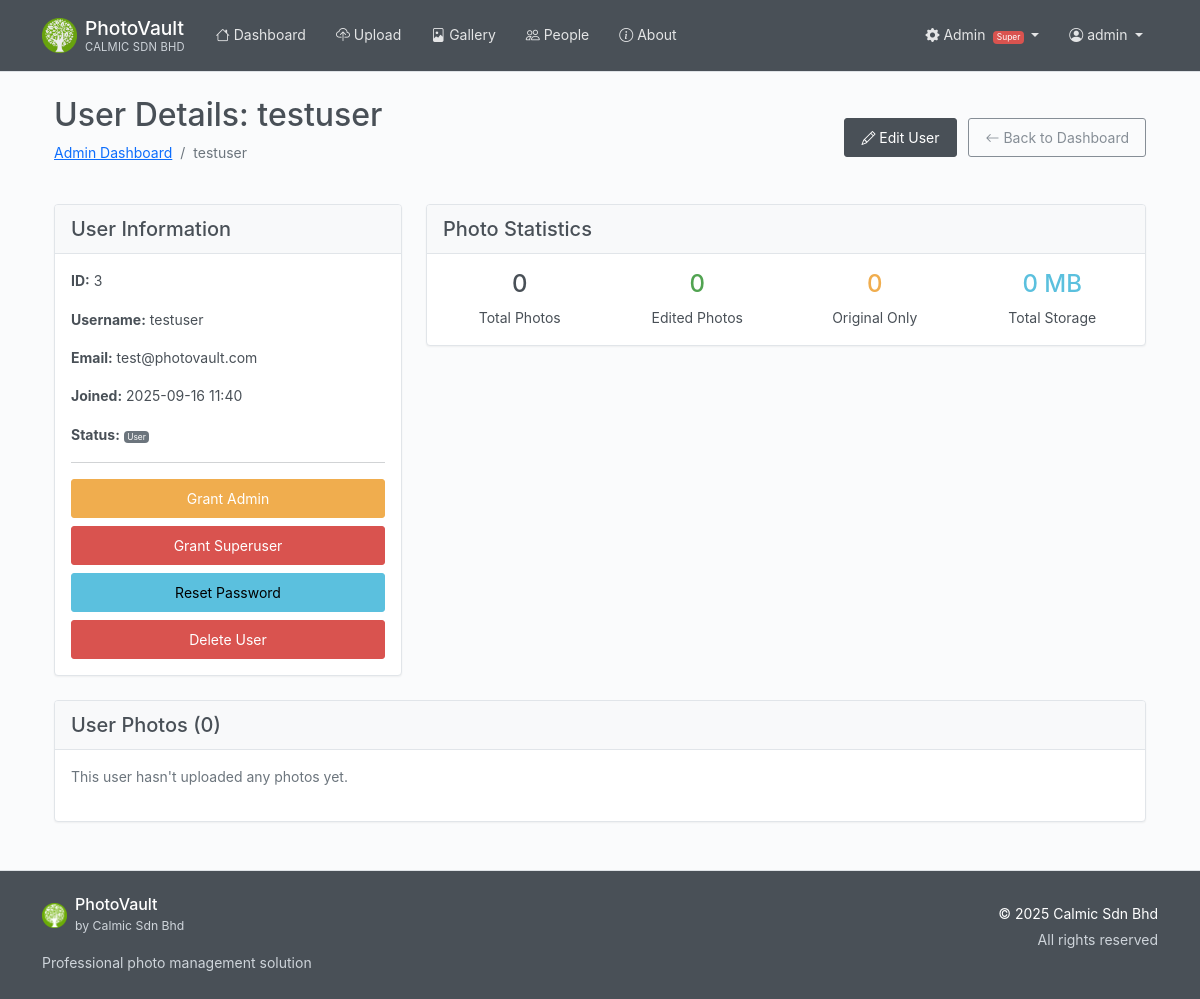
The app's page /admin/user/3 (signed in) with its own data.
### photovault/models/__init__.py (models this page shows, shortened)
class User(UserMixin, db.Model):
    id = db.Column(db.Integer, primary_key=True)
    username = db.Column(db.String(80), unique=True, nullable=False)
    email = db.Column(db.String(120), unique=True, nullable=False)
    password_hash = db.Column(db.String(255), nullable=False)
    created_at = db.Column(db.DateTime, default=datetime.utcnow)
    is_active = db.Column(db.Boolean, default=True)
    is_admin = db.Column(db.Boolean, default=False, nullable=False)
    is_superuser = db.Column(db.Boolean, default=False, nullable=False)
    photos = db.relationship('Photo', backref='user', lazy=True, cascade='all, delete-orphan')
    albums = db.relationship('Album', backref='user', lazy=True, cascade='all, delete-orphan')
    people = db.relationship('Person', backref='user', lazy=True, cascade='all, delete-orphan')

### photovault/routes/admin.py (the view)
    def wrap(*args, **kwargs):
        if not current_user.is_authenticated or not (current_user.is_admin or current_user.is_superuser):
            logger.warning(f"Unauthorized admin access attempt by user {current_user.id if current_user.is_authenticated else 'anonymous'}")
            flash("You do not have permission to access that page.", "danger")
            abort(403)  # Forbidden
        return f(*args, **kwargs)

### photovault/templates/admin/user_detail.html (shortened to what this page needs)
{% extends "base.html" %}
{% block content %}
<div class="container mt-4">
    <div class="d-flex justify-content-between align-items-center mb-4">
        <div>
            <h2>User Details: {{ user.username }}</h2>
            <nav aria-label="breadcrumb">
                <ol class="breadcrumb">
                    <li class="breadcrumb-item"><a href="{{ url_for('admin.dashboard') }}">Admin Dashboard</a></li>
                    <li class="breadcrumb-item active">{{ user.username }}</li>
                </ol>
            </nav>
        </div>
        <div>
            <a href="{{ url_for('admin.edit_user', user_id=user.id) }}" class="btn btn-primary me-2">
                <i class="bi bi-pencil"></i> Edit User
            </a>
            <a href="{{ url_for('admin.dashboard') }}" class="btn btn-outline-secondary">
                <i class="bi bi-arrow-left"></i> Back to Dashboard
            </a>
        </div>
    </div>
    <div class="row">
        <div class="col-md-4 mb-4">
            <div class="card">
                <div class="card-header">
                    <h5 class="mb-0">User Information</h5>
                </div>
                <div class="card-body">
                    <p><strong>ID:</strong> {{ user.id }}</p>
                    <p><strong>Username:</strong> {{ user.username }}</p>
                    <p><strong>Email:</strong> {{ user.email }}</p>
                    <p><strong>Joined:</strong> {{ user.created_at.strftime('%Y-%m-%d %H:%M') if user.created_at else 'N/A' }}</p>
                    <p><strong>Status:</strong>
                        {% if user.is_superuser %}
                            <span class="badge bg-danger">Superuser</span>
                        {% elif user.is_admin %}
                            <span class="badge bg-warning">Admin</span>
                        {% else %}
                            <span class="badge bg-secondary">User</span>
                        {% endif %}
                    </p>
                    {% if current_user.is_superuser and user.id != current_user.id %}
                    <hr>
                    <div class="d-grid gap-2">
                        {% if not user.is_superuser %}
                        <form method="post" action="{{ url_for('admin.toggle_admin', user_id=user.id) }}">
                            <button type="submit" class="btn btn-warning btn-sm w-100"
                                    onclick="return confirm('Toggle admin status for {{ user.username }}?')">
                                {% if user.is_admin %}Revoke Admin{% else %}Grant Admin{% endif %}
                            </button>
                        </form>
                        <form method="post" action="{{ url_for('admin.toggle_superuser', user_id=user.id) }}">
                            <button type="submit" class="btn btn-danger btn-sm w-100"
                                    onclick="return confirm('Toggle superuser status for {{ user.username }}?')">
                                {% if user.is_superuser %}Revoke Superuser{% else %}Grant Superuser{% endif %}
                            </button>
                        </form>
                        {% endif %}
                        <button type="button" class="btn btn-info btn-sm w-100" data-bs-toggle="modal" data-bs-target="#resetPasswordModal">
                            Reset Password
                        </button>
                        {% if not user.is_superuser %}
                        <form method="post" action="{{ url_for('admin.delete_user', user_id=user.id) }}">
                            <button type="submit" class="btn btn-danger btn-sm w-100"
                                    onclick="return confirm('Delete user {{ user.username }} and all their photos? This action cannot be undone!')">
                                Delete User
                            </button>
                        </form>
                        {% endif %}
                    </div>
                    {% endif %}
                </div>
            </div>
        </div>
        <div class="col-md-8 mb-4">
            <div class="card">
                <div class="card-header">
                    <h5 class="mb-0">Photo Statistics</h5>
                </div>
                <div class="card-body">
                    <div class="row">
                        <div class="col-md-3 text-center">
                            <h4 class="text-primary">{{ user_stats.total_photos }}</h4>
                            <p class="mb-0">Total Photos</p>
                        </div>
                        <div class="col-md-3 text-center">
                            <h4 class="text-success">{{ user_stats.edited_photos }}</h4>
                            <p class="mb-0">Edited Photos</p>
                        </div>
                        <div class="col-md-3 text-center">
                            <h4 class="text-warning">{{ user_stats.original_photos }}</h4>
                            <p class="mb-0">Original Only</p>
                        </div>
                        <div class="col-md-3 text-center">
                            <h4 class="text-info">{{ user_stats.total_size_mb }} MB</h4>
                            <p class="mb-0">Total Storage</p>
                        </div>
                    </div>
                </div>
            </div>
        </div>
    </div>
    <div class="card">
        <div class="card-header">
            <h5 class="mb-0">User Photos ({{ user_stats.total_photos }})</h5>
        </div>
        <div class="card-body">
            {% if photos %}
            <div class="row">
                {% for photo in photos %}
                <div class="col-md-3 col-sm-4 col-6 mb-3">
                    <div class="card h-100">
                        {% set display_filename = photo.edited_filename if photo.edited_filename else photo.filename %}
                        <img src="{{ url_for('static', filename='uploads/' + display_filename) }}"
                             class="card-img-top"
                             alt="{{ photo.original_filename }}"
                             style="height: 150px; object-fit: cover;">
                        <div class="card-body p-2">
                            <p class="card-text small mb-1">
                                {{ photo.original_filename[:20] }}{% if photo.original_filename|length > 20 %}...{% endif %}
                            </p>
                            <div class="d-flex justify-content-between align-items-center">
                                <small class="text-muted">{{ photo.uploaded_at.strftime('%m/%d/%y') }}</small>
                                {% if photo.edited_filename %}
                                    <span class="badge bg-success">Edited</span>
                                {% else %}
                                    <span class="badge bg-secondary">Original</span>
                                {% endif %}
                            </div>
                            <div class="mt-2">
                                <form method="post" action="{{ url_for('admin.delete_photo', photo_id=photo.id) }}" style="display: inline;">
                                    <button type="submit" class="btn btn-outline-danger btn-sm"
                                            onclick="return confirm('Delete this photo?')"
                                            title="Delete Photo">
                                        <i class="bi bi-trash"></i>
                                    </button>
                                </form>
                                <a href="{{ url_for('photo.download', photo_id=photo.id) }}"
                                   class="btn btn-outline-primary btn-sm" title="Download">
                                    <i class="bi bi-download"></i>
                                </a>
                            </div>
                        </div>
                    </div>
                </div>
                {% endfor %}
            </div>
            {% else %}
            <p class="text-muted">This user hasn't uploaded any photos yet.</p>
            {% endif %}
        </div>
    </div>
</div>
{% endblock %}

### photovault/templates/base.html (shortened to what this page needs)
<!DOCTYPE html>
<html lang="en">
<head>
    <link href="https://cdn.jsdelivr.net/npm/bootstrap@5.1.3/dist/css/bootstrap.min.css" rel="stylesheet"
>
    <link rel="stylesheet" href="https://cdn.jsdelivr.net/npm/bootstrap-icons@1.11.3/font/bootstrap-icons.css">
    <link rel="stylesheet" href="{{ url_for('static', filename='css/style.css') }}">
</head>
<body>
    <nav class="navbar navbar-expand-lg navbar-dark" role="navigation" aria-label="Main navigation">
        <div class="container">
            <a class="navbar-brand d-flex align-items-center" href="{{ url_for('main.index') }}" aria-label="PhotoVault Home">
                <div class="logo-container me-2 d-flex align-items-center">
                    <img src="{{ url_for('static', filename='img/calmic-logo.png') }}"
                         alt="Calmic Logo"
                         height="35"
                         class="logo-img"
                         onload="this.parentNode.querySelector('.logo-fallback').style.display='none';"
                         onerror="this.style.display='none'; this.parentNode.querySelector('.logo-fallback').style.display='flex';">
                </div>
                <div class="brand-text">
                    <div class="brand-name">{{ app_title if app_title else 'PhotoVault' }}</div>
                    <div class="company-name">{{ company_info.name if company_info else 'Calmic Sdn Bhd' }}</div>
                </div>
            </a>
            <div class="collapse navbar-collapse" id="navbarNav">
                {% if current_user.is_authenticated %}
                <div class="navbar-nav me-auto">
                    <a class="nav-link {{ 'active' if request.endpoint == 'main.dashboard' }}"
                       href="{{ url_for('main.dashboard') }}" aria-current="{% if request.endpoint == 'main.dashboard' %}page{% endif %}">
                        <i class="bi bi-house" aria-hidden="true"></i> Dashboard
                    </a>
                    <a class="nav-link {{ 'active' if request.endpoint == 'photo.upload_photo' }}"
                       href="/upload" aria-current="{% if request.endpoint == 'photo.upload_photo' %}page{% endif %}">
                        <i class="bi bi-cloud-upload" aria-hidden="true"></i> Upload
                    </a>
                    <a class="nav-link"
                       href="/gallery" aria-current="page">
                        <i class="bi bi-file-image" aria-hidden="true"></i> Gallery
                    </a>
                    <a class="nav-link {{ 'active' if request.endpoint == 'main.people' }}"
                       href="{{ url_for('main.people') }}" aria-current="{% if request.endpoint == 'main.people' %}page{% endif %}">
                        <i class="bi bi-people" aria-hidden="true"></i> People
                    </a>
                    <a class="nav-link {{ 'active' if request.endpoint == 'main.about' }}"
                       href="{{ url_for('main.about') }}" aria-current="{% if request.endpoint == 'main.about' %}page{% endif %}">
                        <i class="bi bi-info-circle" aria-hidden="true"></i> About
                    </a>
                </div>
                <div class="navbar-nav ms-auto">
                    {% if current_user.is_admin or current_user.is_superuser %}
                    <div class="nav-item dropdown">
                        <a class="nav-link dropdown-toggle" href="#" id="adminDropdown" role="button"
                           data-bs-toggle="dropdown" aria-expanded="false" aria-label="Admin menu">
                            <i class="bi bi-gear-fill" aria-hidden="true"></i> Admin
                            {% if current_user.is_superuser %}
                                <span class="badge bg-danger ms-1" aria-label="Superuser role">Super</span>
                            {% else %}
                                <span class="badge bg-warning ms-1" aria-label="Admin role">Admin</span>
                            {% endif %}
                        </a>
                    </div>
                    {% endif %}
                    <div class="nav-item dropdown">
                        <a class="nav-link dropdown-toggle" href="#" id="userDropdown" role="button"
                           data-bs-toggle="dropdown" aria-expanded="false" aria-label="User menu for {{ current_user.username }}">
                            <i class="bi bi-person-circle" aria-hidden="true"></i>
                            <span class="d-none d-sm-inline">{{ current_user.username }}</span>
                        </a>
                    </div>
                </div>
                {% endif %}
            </div>
        </div>
    </nav>
    <main class="container my-4" id="main-content" role="main">
        {% block content %}{% endblock %}
    </main>
    <footer class="py-4 mt-5" role="contentinfo">
        <div class="container">
            <div class="row">
                <div class="col-md-6 mb-3 mb-md-0">
                    <div class="d-flex align-items-center mb-3">
                        <div class="footer-logo-container me-2 d-flex align-items-center">
                            <img src="{{ url_for('static', filename='img/calmic-logo.png') }}"
                                 alt="Calmic Logo"
                                 height="25"
                                 class="footer-logo-img"
                                 onload="this.parentNode.querySelector('.footer-logo-fallback').style.display='none';"
                                 onerror="this.style.display='none'; this.parentNode.querySelector('.footer-logo-fallback').style.display='flex';">
                        </div>
                        <div>
                            <h6 class="mb-0">{{ app_title if app_title else 'PhotoVault' }}</h6>
                            <small class="text-muted">by {{ company_info.name if company_info else 'Calmic Sdn Bhd' }}</small>
                        </div>
                    </div>
                    <p class="text-muted mb-0">Professional photo management solution</p>
                </div>
                <div class="col-md-6 text-md-end">
                    <p class="mb-1">{{ company_copyright if company_copyright else '© 2025 Calmic Sdn Bhd' }}</p>
                    <p class="text-muted mb-0">All rights reserved</p>
                </div>
            </div>
        </div>
    </footer>
</body>
</html>

### records on screen
User: username "admin"
User: username "testuser", id "3", email "test@photovault.com", created_at "2025-09-16 11:40"

### other values on screen
{{ app_title if app_title else 'PhotoVault' }} "PhotoVault"
{{ company_info.name if company_info else 'Calmic Sdn Bhd' }} "CALMIC SDN BHD"
{{ user_stats.total_photos }} "0"
{{ user_stats.edited_photos }} "0"
{{ user_stats.original_photos }} "0"
{{ user_stats.total_size_mb }} "0"
{{ company_info.name if company_info else 'Calmic Sdn Bhd' }} "Calmic Sdn Bhd"
{{ company_copyright if company_copyright else '© 2025 Calmic Sdn Bhd' }} "© 2025 Calmic Sdn Bhd"
